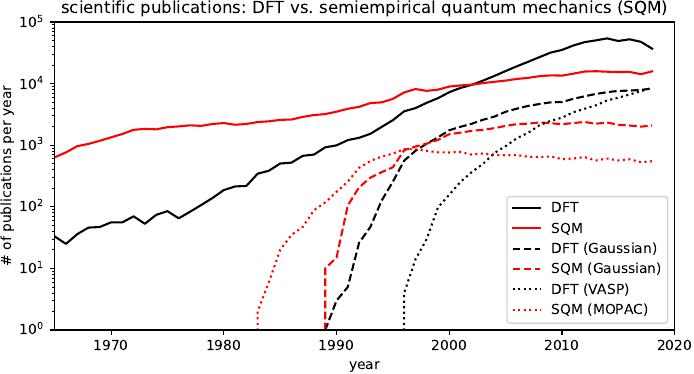

Write the Python code that produced this figure.
import numpy as np
import matplotlib.pyplot as plt

year, dft, sqm, dft_gaussian, sqm_gaussian, dft_vasp, sqm_mopac = np.loadtxt("DFT-vs-SQM.txt", comments="#", unpack=True)

plt.figure(figsize=(8,4))

plt.ylim(1,1e5)
plt.xlim(1965,2020)

plt.semilogy(year, dft, color = 'black',label='DFT')
plt.semilogy(year, sqm, color = 'red',label='SQM')
plt.semilogy(year, dft_gaussian, color = 'black', ls='--',label='DFT (Gaussian)')
plt.semilogy(year, sqm_gaussian, color = 'red', ls='--',label='SQM (Gaussian)')
plt.semilogy(year, dft_vasp, color = 'black', ls=':',label='DFT (VASP)')
plt.semilogy(year, sqm_mopac, color = 'red', ls=':',label='SQM (MOPAC)')
plt.title('scientific publications: DFT vs. semiempirical quantum mechanics (SQM)')
plt.xlabel('year')
plt.ylabel('# of publications per year')
plt.legend()

plt.savefig("2019-04-18-DFT-vs-SQM.pdf",bbox_inches='tight',pad_inches=0.01)
